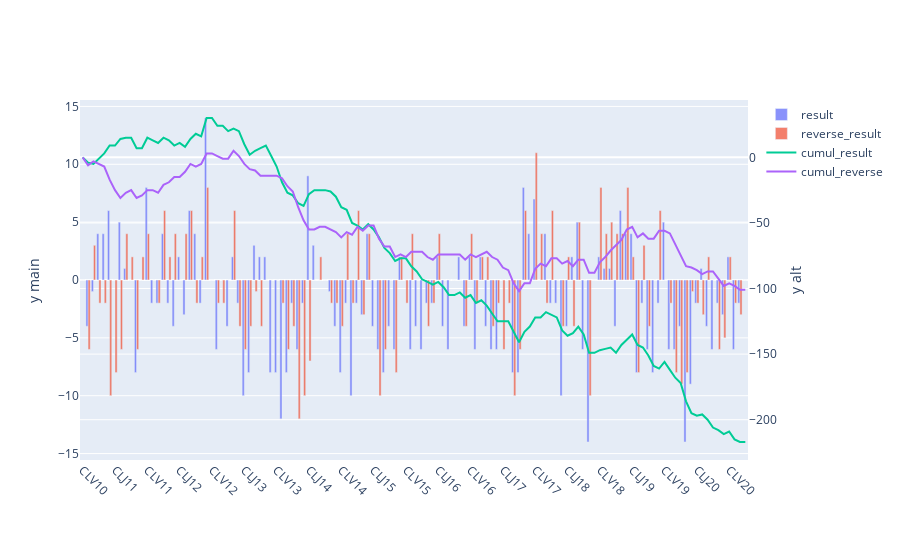

Notebook source saved alongside this figure:
### Code cell
import importlib
importlib.reload(pu)
results = []
reverse_results = []
for symbol in tqdm.tqdm(syms3):
    results.append(dict_df2[symbol].updown_result.sum())    
    reverse_results.append(dict_df2[symbol].reverse_result.sum())    
df_results = pd.DataFrame({'symbol':syms3,'result':results,'reverse_result':reverse_results}) 
df_results['cumul_result'] = df_results.result.cumsum() 
df_results['cumul_reverse'] = df_results.reverse_result.cumsum() 
pu.iplt(
    pu.plotly_plot(
        df_results,x_column='symbol',
        yaxis2_cols=['cumul_result','cumul_reverse'],
        go_functions=[pu.go.Bar,pu.go.Bar,pu.go.Scatter,pu.go.Scatter],
        opacity_list=[.75,.75,1,1]
    )
)

### Figure 1 — Plotly figure (JSON) as saved in the notebook; plotly's stock layout.template omitted (floating-point values rounded to 4 significant figures)
{"data": [{"name": "result", "opacity": 0.75, "type": "bar", "x": ["CLV10", "CLX10", "CLZ10", "CLF11", "CLG11", "CLH11", "CLJ11", "CLK11", "CLM11", "CLN11", "CLQ11", "CLU11", "CLV11", "CLX11", "CLZ11", "CLF12", "CLG12", "CLH12", "CLJ12", "CLK12", "CLM12", "CLN12", "CLQ12", "CLU12", "CLV12", "CLX12", "CLZ12", "CLF13", "CLG13", "CLH13", "CLJ13", "CLK13", "CLM13", "CLN13", "CLQ13", "CLU13", "CLV13", "CLX13", "CLZ13", "CLF14", "CLG14", "CLH14", "CLJ14", "CLK14", "CLM14", "CLN14", "CLQ14", "CLU14", "CLV14", "CLX14", "CLZ14", "CLF15", "CLG15", "CLH15", "CLJ15", "CLK15", "CLM15", "CLN15", "CLQ15", "CLU15", "CLV15", "CLX15", "CLZ15", "CLF16", "CLG16", "CLH16", "CLJ16", "CLK16", "CLM16", "CLN16", "CLQ16", "CLU16", "CLV16", "CLX16", "CLZ16", "CLF17", "CLG17", "CLH17", "CLJ17", "CLK17", "CLM17", "CLN17", "CLQ17", "CLU17", "CLV17", "CLX17", "CLZ17", "CLF18", "CLG18", "CLH18", "CLJ18", "CLK18", "CLM18", "CLN18", "CLQ18", "CLU18", "CLV18", "CLX18", "CLZ18", "CLF19", "CLG19", "CLH19", "CLJ19", "CLK19", "CLM19", "CLN19", "CLQ19", "CLU19", "CLV19", "CLX19", "CLZ19", "CLF20", "CLG20", "CLH20", "CLJ20", "CLK20", "CLM20", "CLN20", "CLQ20", "CLU20", "CLV20", "CLX20", "CLZ20", "CLF21"], "y": [0, -4, -1, 4, 4, 6, 0, 5, 1, 0, -8, 0, 8, -2, -2, 4, -2, -4, 2, -3, 6, 4, -2, 14, 0, -6, 0, -4, 2, -2, -10, -8, 3, 2, 2, -8, -8, -12, -8, -2, -6, -2, 9, 3, 0, 0, -1, -4, -8, -2, -10, -2, -3, 4, -4, -6, -8, -4, -6, 2, 0, -6, -4, -6, -2, -2, 2, -4, -6, 0, 2, -4, 2, -6, 2, -4, -6, -6, 0, 0, -8, -8, 8, 4, 7, 0, 4, -2, -2, -10, -4, 2, 5, -6, -14, 0, 2, 1, 1, -4, 6, 4, 4, -8, -2, -6, -8, -2, 5, -6, -6, -4, -14, -9, -2, 1, -4, -6, -2, -3, 2, -6, -2, 0], "yaxis": "y"}, {"name": "reverse_result", "opacity": 0.75, "type": "bar", "x": ["CLV10", "CLX10", "CLZ10", "CLF11", "CLG11", "CLH11", "CLJ11", "CLK11", "CLM11", "CLN11", "CLQ11", "CLU11", "CLV11", "CLX11", "CLZ11", "CLF12", "CLG12", "CLH12", "CLJ12", "CLK12", "CLM12", "CLN12", "CLQ12", "CLU12", "CLV12", "CLX12", "CLZ12", "CLF13", "CLG13", "CLH13", "CLJ13", "CLK13", "CLM13", "CLN13", "CLQ13", "CLU13", "CLV13", "CLX13", "CLZ13", "CLF14", "CLG14", "CLH14", "CLJ14", "CLK14", "CLM14", "CLN14", "CLQ14", "CLU14", "CLV14", "CLX14", "CLZ14", "CLF15", "CLG15", "CLH15", "CLJ15", "CLK15", "CLM15", "CLN15", "CLQ15", "CLU15", "CLV15", "CLX15", "CLZ15", "CLF16", "CLG16", "CLH16", "CLJ16", "CLK16", "CLM16", "CLN16", "CLQ16", "CLU16", "CLV16", "CLX16", "CLZ16", "CLF17", "CLG17", "CLH17", "CLJ17", "CLK17", "CLM17", "CLN17", "CLQ17", "CLU17", "CLV17", "CLX17", "CLZ17", "CLF18", "CLG18", "CLH18", "CLJ18", "CLK18", "CLM18", "CLN18", "CLQ18", "CLU18", "CLV18", "CLX18", "CLZ18", "CLF19", "CLG19", "CLH19", "CLJ19", "CLK19", "CLM19", "CLN19", "CLQ19", "CLU19", "CLV19", "CLX19", "CLZ19", "CLF20", "CLG20", "CLH20", "CLJ20", "CLK20", "CLM20", "CLN20", "CLQ20", "CLU20", "CLV20", "CLX20", "CLZ20", "CLF21"], "y": [0, -6, 3, -2, -2, -10, -8, -6, 4, 2, -6, 2, 4, 0, -2, 6, 2, 4, 0, 4, 6, -2, 2, 8, 0, -2, -2, 0, 6, -4, -6, -4, -1, -4, 0, 0, 0, -2, -6, -4, -12, -10, -7, 0, 2, 0, -2, -2, -4, 4, -2, 6, -3, 4, 0, -10, -6, 0, -8, 2, -2, 4, 0, 0, -4, -2, 4, 0, 0, 0, 0, -4, 4, -2, 2, 2, -4, -2, -6, -2, -10, -6, 6, 0, 11, 4, -2, 6, 0, -4, 2, -4, 5, 0, -10, 0, 8, 4, 5, 4, 4, 8, 2, -8, 3, -4, 0, 6, 0, -2, -8, -9, -8, -1, -2, -3, 2, 0, -6, -5, 2, -2, -3, 0], "yaxis": "y"}, {"name": "cumul_result", "opacity": 1, "type": "scatter", "x": ["CLV10", "CLX10", "CLZ10", "CLF11", "CLG11", "CLH11", "CLJ11", "CLK11", "CLM11", "CLN11", "CLQ11", "CLU11", "CLV11", "CLX11", "CLZ11", "CLF12", "CLG12", "CLH12", "CLJ12", "CLK12", "CLM12", "CLN12", "CLQ12", "CLU12", "CLV12", "CLX12", "CLZ12", "CLF13", "CLG13", "CLH13", "CLJ13", "CLK13", "CLM13", "CLN13", "CLQ13", "CLU13", "CLV13", "CLX13", "CLZ13", "CLF14", "CLG14", "CLH14", "CLJ14", "CLK14", "CLM14", "CLN14", "CLQ14", "CLU14", "CLV14", "CLX14", "CLZ14", "CLF15", "CLG15", "CLH15", "CLJ15", "CLK15", "CLM15", "CLN15", "CLQ15", "CLU15", "CLV15", "CLX15", "CLZ15", "CLF16", "CLG16", "CLH16", "CLJ16", "CLK16", "CLM16", "CLN16", "CLQ16", "CLU16", "CLV16", "CLX16", "CLZ16", "CLF17", "CLG17", "CLH17", "CLJ17", "CLK17", "CLM17", "CLN17", "CLQ17", "CLU17", "CLV17", "CLX17", "CLZ17", "CLF18", "CLG18", "CLH18", "CLJ18", "CLK18", "CLM18", "CLN18", "CLQ18", "CLU18", "CLV18", "CLX18", "CLZ18", "CLF19", "CLG19", "CLH19", "CLJ19", "CLK19", "CLM19", "CLN19", "CLQ19", "CLU19", "CLV19", "CLX19", "CLZ19", "CLF20", "CLG20", "CLH20", "CLJ20", "CLK20", "CLM20", "CLN20", "CLQ20", "CLU20", "CLV20", "CLX20", "CLZ20", "CLF21"], "y": [0, -4, -5, -1, 3, 9, 9, 14, 15, 15, 7, 7, 15, 13, 11, 15, 13, 9, 11, 8, 14, 18, 16, 30, 30, 24, 24, 20, 22, 20, 10, 2, 5, 7, 9, 1, -7, -19, -27, -29, -35, -37, -28, -25, -25, -25, -26, -30, -38, -40, -50, -52, -55, -51, -55, -61, -69, -73, -79, -77, -77, -83, -87, -93, -95, -97, -95, -99, -105, -105, -103, -107, -105, -111, -109, -113, -119, -125, -125, -125, -133, -141, -133, -129, -122, -122, -118, -120, -122, -132, -136, -134, -129, -135, -149, -149, -147, -146, -145, -149, -143, -139, -135, -143, -145, -151, -159, -161, -156, -162, -168, -172, -186, -195, -197, -196, -200, -206, -208, -211, -209, -215, -217, -217], "yaxis": "y2"}, {"name": "cumul_reverse", "opacity": 1, "type": "scatter", "x": ["CLV10", "CLX10", "CLZ10", "CLF11", "CLG11", "CLH11", "CLJ11", "CLK11", "CLM11", "CLN11", "CLQ11", "CLU11", "CLV11", "CLX11", "CLZ11", "CLF12", "CLG12", "CLH12", "CLJ12", "CLK12", "CLM12", "CLN12", "CLQ12", "CLU12", "CLV12", "CLX12", "CLZ12", "CLF13", "CLG13", "CLH13", "CLJ13", "CLK13", "CLM13", "CLN13", "CLQ13", "CLU13", "CLV13", "CLX13", "CLZ13", "CLF14", "CLG14", "CLH14", "CLJ14", "CLK14", "CLM14", "CLN14", "CLQ14", "CLU14", "CLV14", "CLX14", "CLZ14", "CLF15", "CLG15", "CLH15", "CLJ15", "CLK15", "CLM15", "CLN15", "CLQ15", "CLU15", "CLV15", "CLX15", "CLZ15", "CLF16", "CLG16", "CLH16", "CLJ16", "CLK16", "CLM16", "CLN16", "CLQ16", "CLU16", "CLV16", "CLX16", "CLZ16", "CLF17", "CLG17", "CLH17", "CLJ17", "CLK17", "CLM17", "CLN17", "CLQ17", "CLU17", "CLV17", "CLX17", "CLZ17", "CLF18", "CLG18", "CLH18", "CLJ18", "CLK18", "CLM18", "CLN18", "CLQ18", "CLU18", "CLV18", "CLX18", "CLZ18", "CLF19", "CLG19", "CLH19", "CLJ19", "CLK19", "CLM19", "CLN19", "CLQ19", "CLU19", "CLV19", "CLX19", "CLZ19", "CLF20", "CLG20", "CLH20", "CLJ20", "CLK20", "CLM20", "CLN20", "CLQ20", "CLU20", "CLV20", "CLX20", "CLZ20", "CLF21"], "y": [0, -6, -3, -5, -7, -17, -25, -31, -27, -25, -31, -29, -25, -25, -27, -21, -19, -15, -15, -11, -5, -7, -5, 3, 3, 1, -1, -1, 5, 1, -5, -9, -10, -14, -14, -14, -14, -16, -22, -26, -38, -48, -55, -55, -53, -53, -55, -57, -61, -57, -59, -53, -56, -52, -52, -62, -68, -68, -76, -74, -76, -72, -72, -72, -76, -78, -74, -74, -74, -74, -74, -78, -74, -76, -74, -72, -76, -78, -84, -86, -96, -102, -96, -96, -85, -81, -83, -77, -77, -81, -79, -83, -78, -78, -88, -88, -80, -76, -71, -67, -63, -55, -53, -61, -58, -62, -62, -56, -56, -58, -66, -75, -83, -84, -86, -89, -87, -87, -93, -98, -96, -98, -101, -101], "yaxis": "y2"}], "layout": {"autosize": true, "hovermode": "x", "margin": {"b": 100}, "modebar": {"bgcolor": "grey", "orientation": "v"}, "spikedistance": 1000, "title": {"x": 0.5, "xanchor": "center", "y": 0.9, "yanchor": "top"}, "xaxis": {"showspikes": true, "spikedash": "solid", "spikemode": "toaxis+across", "spikethickness": 1, "tickangle": 45, "ticktext": ["CLV10", "CLJ11", "CLV11", "CLJ12", "CLV12", "CLJ13", "CLV13", "CLJ14", "CLV14", "CLJ15", "CLV15", "CLJ16", "CLV16", "CLJ17", "CLV17", "CLJ18", "CLV18", "CLJ19", "CLV19", "CLJ20", "CLV20"], "tickvals": ["CLV10", "CLJ11", "CLV11", "CLJ12", "CLV12", "CLJ13", "CLV13", "CLJ14", "CLV14", "CLJ15", "CLV15", "CLJ16", "CLV16", "CLJ17", "CLV17", "CLJ18", "CLV18", "CLJ19", "CLV19", "CLJ20", "CLV20"], "type": "category"}, "yaxis": {"showspikes": true, "spikedash": "solid", "spikemode": "toaxis+across", "spikethickness": 1, "title": {"text": "y main"}}, "yaxis2": {"overlaying": "y", "side": "right", "title": {"text": "y alt"}}}}
